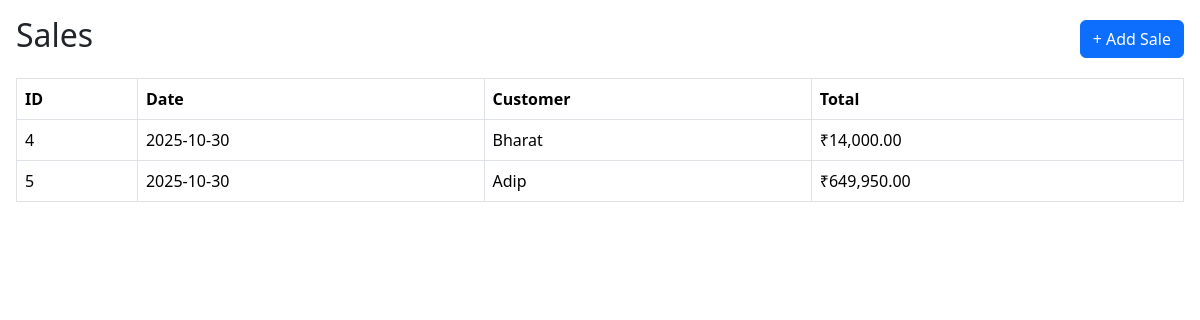
Page /sales.php (signed in) on the earlier database version.
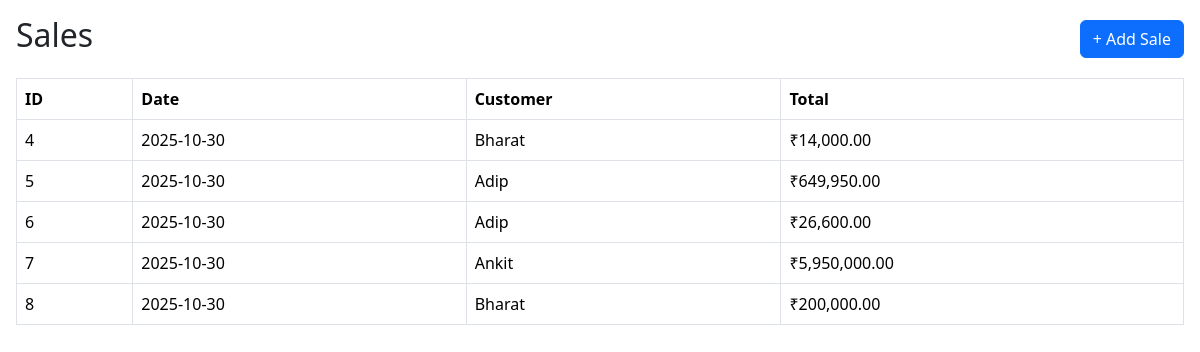
Same page on the later database version.
### tables this page shows
CREATE TABLE IF NOT EXISTS `sales` (
  `id` int NOT NULL AUTO_INCREMENT,
  `admin_id` int NOT NULL DEFAULT '1',
  `customer_id` int DEFAULT NULL,
  `sale_date` date NOT NULL,
  `total_amount` decimal(12,2) NOT NULL DEFAULT '0.00',
  PRIMARY KEY (`id`),
  KEY `customer_id` (`customer_id`)
);

CREATE TABLE IF NOT EXISTS `customers` (
  `id` int NOT NULL AUTO_INCREMENT,
  `admin_id` int NOT NULL DEFAULT '1',
  `name` varchar(255) NOT NULL,
  `street_address` varchar(255) DEFAULT NULL,
  `city` varchar(100) DEFAULT NULL,
  `pin_code` varchar(6) DEFAULT NULL,
  `state` varchar(100) DEFAULT NULL,
  `email` varchar(100) DEFAULT NULL,
  `phone` varchar(20) DEFAULT NULL,
  `address` varchar(255) DEFAULT NULL,
  PRIMARY KEY (`id`),
  KEY `idx_customers_admin` (`admin_id`)
);

### sales.php (the view, shortened to what this page needs)
<?php
require 'db.php';
$admin_id = $_SESSION['admin_id'];
?>
<!DOCTYPE html>
<html lang="en">
<head>
  <link href="https://cdn.jsdelivr.net/npm/bootstrap@5.3.2/dist/css/bootstrap.min.css" rel="stylesheet">
</head>
<body class="p-3">
  <div class="d-flex justify-content-between align-items-center mb-3">
    <h2>Sales</h2>
    <button class="btn btn-primary" data-bs-toggle="modal" data-bs-target="#addSaleModal">
      + Add Sale
    </button>
  </div>
  <table class="table table-bordered">
    <thead>
      <tr>
        <th>ID</th>
        <th>Date</th>
        <th>Customer</th>
        <th>Total</th>
      </tr>
    </thead>
    <tbody>
      <?php
      $stmt = $conn->prepare("SELECT s.id, s.sale_date, s.total_amount, c.name AS customer_name
              FROM sales s
              LEFT JOIN customers c ON s.customer_id = c.id
              WHERE s.admin_id = ?
              ORDER BY s.sale_date DESC");
      $stmt->bind_param('i', $admin_id);
      $stmt->execute();
      $res = $stmt->get_result();
      if($res->num_rows > 0):
        while($row = $res->fetch_assoc()):
      ?>
      <tr>
        <td><?= $row['id'] ?></td>
        <td><?= $row['sale_date'] ?></td>
        <td><?= htmlspecialchars($row['customer_name'] ?? 'Walk-in') ?></td>
        <td>₹<?= number_format($row['total_amount'], 2) ?></td>
      </tr>
      <?php
        endwhile;
      else:
      ?>
      <tr><td colspan="4" style="text-align:center;">No sales found.</td></tr>
      <?php
      endif;
      ?>
    </tbody>
  </table>
</body>
</html>

Differences in the rows shown:
added sales: id "6", sale_date "2025-10-30", customer.name "Adip", total_amount "26,600.00"
added sales: id "7", sale_date "2025-10-30", customer.name "Ankit", total_amount "5,950,000.00"
added sales: id "8", sale_date "2025-10-30", customer.name "Bharat", total_amount "200,000.00"
